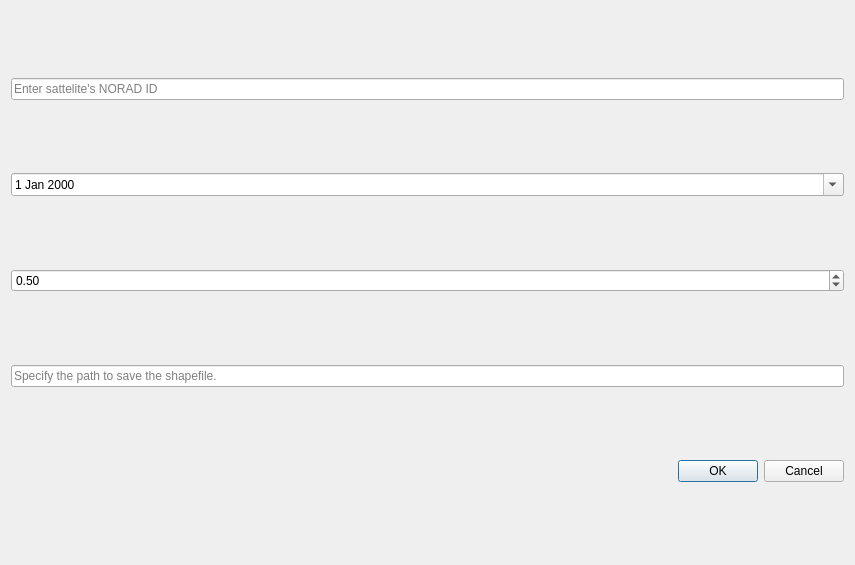
<?xml version="1.0" encoding="UTF-8"?>
<ui version="4.0">
 <class>SpaceTracePluginDialogBase</class>
 <widget class="QDialog" name="SpaceTracePluginDialogBase">
  <property name="geometry">
   <rect>
    <x>0</x>
    <y>0</y>
    <width>855</width>
    <height>565</height>
   </rect>
  </property>
  <property name="windowTitle">
   <string>Space trace</string>
  </property>
  <layout class="QVBoxLayout" name="verticalLayout">
   <item>
    <widget class="QLineEdit" name="lineEditSatID">
     <property name="placeholderText">
      <string>Enter sattelite's NORAD ID</string>
     </property>
    </widget>
   </item>
   <item>
    <widget class="QDateEdit" name="dateEdit">
     <property name="calendarPopup">
      <bool>true</bool>
     </property>
    </widget>
   </item>
   <item>
    <widget class="QDoubleSpinBox" name="spinBoxStepMinutes">
     <property name="minimum">
      <double>0.100000000000000</double>
     </property>
     <property name="maximum">
      <double>60.000000000000000</double>
     </property>
     <property name="singleStep">
      <double>5.000000000000000</double>
     </property>
     <property name="value">
      <double>0.500000000000000</double>
     </property>
    </widget>
   </item>
   <item>
    <widget class="QLineEdit" name="lineEditOutputPath">
     <property name="placeholderText">
      <string>Specify the path to save the shapefile.</string>
     </property>
    </widget>
   </item>
   <item>
    <widget class="QDialogButtonBox" name="buttonBox">
     <property name="orientation">
      <enum>Qt::Orientation::Horizontal</enum>
     </property>
     <property name="standardButtons">
      <set>QDialogButtonBox::StandardButton::Cancel|QDialogButtonBox::StandardButton::Ok</set>
     </property>
    </widget>
   </item>
  </layout>
 </widget>
 <resources/>
 <connections>
  <connection>
   <sender>buttonBox</sender>
   <signal>accepted()</signal>
   <receiver>SpaceTracePluginDialogBase</receiver>
   <slot>accept()</slot>
   <hints>
    <hint type="sourcelabel">
     <x>20</x>
     <y>20</y>
    </hint>
    <hint type="destinationlabel">
     <x>20</x>
     <y>20</y>
    </hint>
   </hints>
  </connection>
  <connection>
   <sender>buttonBox</sender>
   <signal>rejected()</signal>
   <receiver>SpaceTracePluginDialogBase</receiver>
   <slot>reject()</slot>
   <hints>
    <hint type="sourcelabel">
     <x>20</x>
     <y>20</y>
    </hint>
    <hint type="destinationlabel">
     <x>20</x>
     <y>20</y>
    </hint>
   </hints>
  </connection>
 </connections>
</ui>
